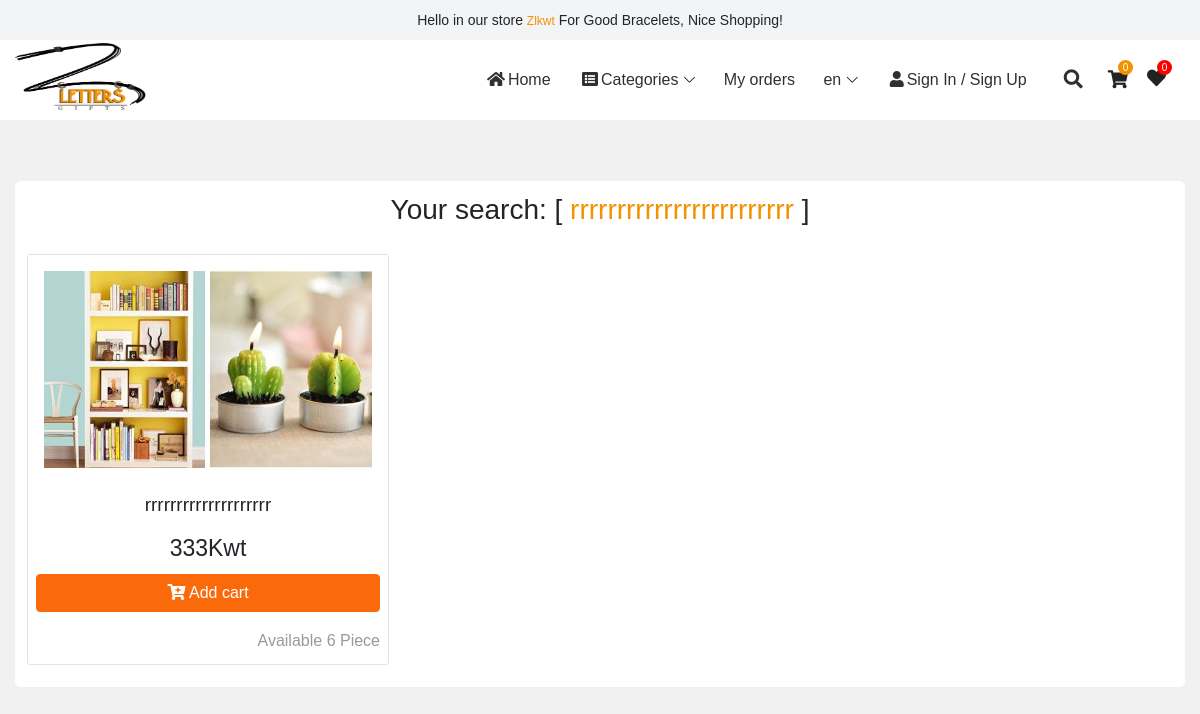
Screenshot of /result_search.php?s=rrrrrrrrrrrrrrrrrrrrrrrr with the database file from the repository.
### tables this page shows
CREATE TABLE `products` (
  `p_id` int(11) NOT NULL,
  `p_name` varchar(255) NOT NULL COMMENT 'product name',
  `p_description` text NOT NULL COMMENT 'product description',
  `p_picture` varchar(255) NOT NULL COMMENT 'product picture',
  `discount` tinyint(4) NOT NULL DEFAULT '0' COMMENT 'discount price',
  `price` int(11) NOT NULL COMMENT 'product price',
  `categoryID` int(11) NOT NULL COMMENT 'category identifier',
  `Ranking` int(11) NOT NULL COMMENT 'product ranking',
  `country_made` varchar(255) NOT NULL COMMENT 'product country made',
  `status_material` varchar(255) NOT NULL COMMENT 'product status [ new - old - e.g]',
  `product_status` int(11) NOT NULL DEFAULT '0' COMMENT 'product approved or not',
  `available_product_num` int(11) NOT NULL DEFAULT '0',
  `orders_number` int(11) NOT NULL DEFAULT '0' COMMENT 'done product sell',
  `done_sell` int(11) NOT NULL DEFAULT '0',
  `date_inserted` datetime NOT NULL COMMENT 'product date inserted'
);

### result_search.php (the view, shortened to what this page needs)
<?php
  include 'init.php';
if (isset($_GET['s'])) {
  $search = htmlspecialchars($_GET['s'], ENT_QUOTES, 'UTF-8');
  $formError = array();
  if (empty($formError)) {
    $stmt = $con->prepare("SELECT * FROM products WHERE p_description LIKE '%" . $search . "%' OR p_name LIKE '%" . $search . "%'");
    $stmt->execute();
    $searchResult = $stmt->fetchAll();
  }
?>
<div class="container" style="min-height: 100%">
  <div class="search_result">
  <h2 class="search-header"><?php if (isset($search)) { echo $lang['Your search'] . ":  [ <span> " . $search . "</span> ]"; } ?></h2>
  <div class="row">
    <?php
     if (isset($search)) {
       if(!empty($searchResult)) {
       foreach ($searchResult as $result) { ?>
         <div class="col-xs-12 col-sm-12 col-md-4 col-lg-4 phone_50">
           <div class="product-content">
             <div class="product-img">
               <img src="admin-dashboard/upload/products/<?php echo $result['p_picture']; ?>" alt="product image" />
             </div>
             <div class="product-name">
               <?php echo $result['p_name']; ?>
             </div>
             <div class="product-price">
               <?php echo $result['price'] . 'Kwt'; ?>
             </div>
             <div class="control-product">
                <a class="btn btn-brown btn-block" href="product.php?p_id=<?php echo $result['p_id'] . '&productname=' . preg_replace('/\s/', '%', $result['p_name']) . '&action=getproductinformation'; ?>" target="_blank">
                  <i class="fas fa-cart-plus"></i>
                  <?php echo $lang['add to cart']; ?>
                </a>
              </div>
             <div class="save-product-num">
                <span><?php echo $lang['Available'] . ' ' .$result['available_product_num'] . ' ' . $lang['Piece']; ?></span>
              </div>
           </div>
         </div>
<?php }
}
     }
    ?>
   </div>
  </div>
</div>
<?php } else {
  header('Location: index.php');
  exit();
} ?>
  <?php
     include $temp . 'footer.php';
  ?>

### layout/css/classy-nav.css (style rules this page uses)
body { font-family: "Roboto", sans-serif; }
img { height: auto; max-width: 100%; }

### layout/css/lightbox.css (style rules this page uses)
body:after { display: none; }

### rows the page displays
products: p_picture (picture), p_name "rrrrrrrrrrrrrrrrrrrr", price "333", available_product_num "6"

### other values shown
$lang['Hello in our store'] "Hello in our store"
$lang['For Good Bracelets, Nice Shopping!'] "For Good Bracelets, Nice Shopping!"
$lang['Home'] "Home"
$lang['categories'] "Categories"
$lang['My orders'] "My orders"
$_SESSION['lang'] "en"
$lang['Signin'] "Sign In"
$lang['SignUp'] "Sign Up"
$cou_cart "0"
$lang['Your search'] "Your search"
$search "rrrrrrrrrrrrrrrrrrrrrrrr"
